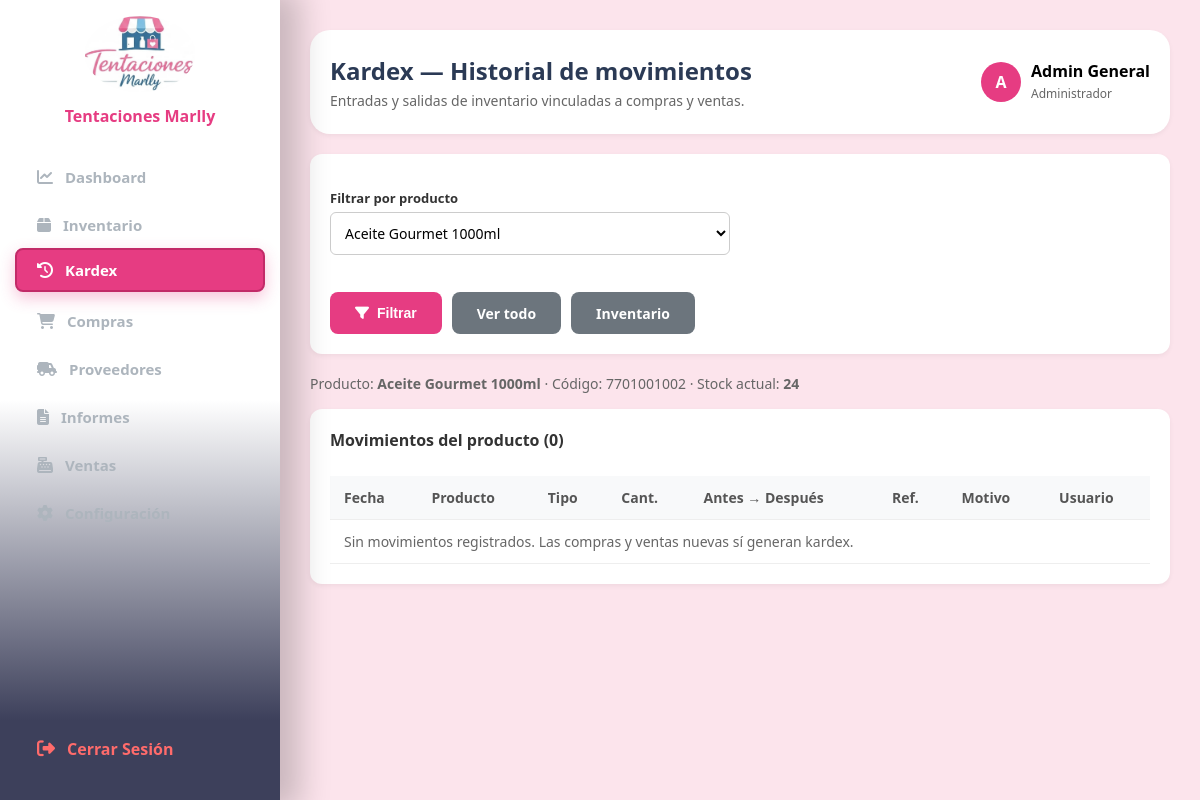
/view/kardex.php?id_producto=2 (signed in), run on the app's committed database.
### tables this page shows
CREATE TABLE IF NOT EXISTS productos (
  id_producto INT AUTO_INCREMENT PRIMARY KEY,
  codigo_barras VARCHAR(50) NULL UNIQUE,
  nombre VARCHAR(150) NOT NULL,
  descripcion TEXT NULL,
  categoria VARCHAR(80) NULL,
  precio_compra DECIMAL(12,2) NOT NULL DEFAULT 0,
  precio_venta DECIMAL(12,2) NOT NULL DEFAULT 0,
  cantidad_stock INT NOT NULL DEFAULT 0,
  stock_minimo INT NOT NULL DEFAULT 0,
  id_proveedor INT NULL,
  estado ENUM('activo','inactivo') NOT NULL DEFAULT 'activo',
  creado_en DATETIME NOT NULL DEFAULT CURRENT_TIMESTAMP,
  fecha_modificacion DATETIME NULL,
  id_usuario_modificacion INT NULL,
  CONSTRAINT fk_productos_proveedor FOREIGN KEY (id_proveedor)
    REFERENCES proveedores (id_proveedor) ON DELETE SET NULL,
  CONSTRAINT fk_productos_usuario FOREIGN KEY (id_usuario_modificacion)
    REFERENCES usuarios (id) ON DELETE SET NULL,
  INDEX idx_productos_nombre (nombre),
  INDEX idx_productos_categoria (categoria)
);

### config/Connection.php (called while the page is built, shortened)
<?php
class Connection
{
    public function __construct()
    {
        $dsn = 'mysql:host=' . DB_HOST . ';dbname=' . DB_NAME . ';charset=utf8mb4';
        $options = [
            PDO::ATTR_ERRMODE => PDO::ERRMODE_EXCEPTION,
            PDO::ATTR_DEFAULT_FETCH_MODE => PDO::FETCH_ASSOC,
            PDO::ATTR_EMULATE_PREPARES => false,
        ];
        try {
            $this->conn = new PDO($dsn, DB_USER, DB_PASS, $options);
        } catch (PDOException $e) {
            error_log('DB connection failed: ' . $e->getMessage());
            http_response_code(500);
            exit(APP_DEBUG
                ? 'Error de conexión a la base de datos. Revisa el archivo .env'
                : 'Error interno del servidor.');
        }
    }
}

### helpers/functions.php (called while the page is built, shortened)
<?php
function base_url(string $path = ''): string
{
    $path = ltrim($path, '/');
    return BASE_URL . ($path === '' ? '' : '/' . $path);
}
function e($value): string
{
    return htmlspecialchars((string) ($value ?? ''), ENT_QUOTES, 'UTF-8');
}
function get(string $key, $default = '')
{
    return $_GET[$key] ?? $default;
}

### model/producto.php (called while the page is built, shortened)
<?php
require_once __DIR__ . '/../config/Connection.php';
class Producto
{
    private PDO $db;
    public function __construct()
    {
        $this->db = (new Connection())->conn;
    }
    public function obtenerPorId(int $id)
    {
        $stmt = $this->db->prepare("SELECT * FROM productos WHERE id_producto = :id LIMIT 1");
        $stmt->execute([':id' => $id]);
        return $stmt->fetch();
    }
}

### model/movimiento.php (called while the page is built, shortened)
<?php
require_once __DIR__ . '/../config/Connection.php';
class Movimiento
{
    private PDO $db;
    public function __construct()
    {
        $this->db = (new Connection())->conn;
    }
    public function kardexPorProducto(int $idProducto, int $limite = 100): array
    {
        $stmt = $this->db->prepare(
            "SELECT m.*, u.username AS usuario
             FROM movimientos_inventario m
             LEFT JOIN usuarios u ON u.id = m.id_usuario
             WHERE m.id_producto = :p
             ORDER BY m.fecha DESC, m.id DESC LIMIT :lim"
        );
        $stmt->bindValue(':p', $idProducto, PDO::PARAM_INT);
        $stmt->bindValue(':lim', $limite, PDO::PARAM_INT);
        $stmt->execute();
        return $stmt->fetchAll();
    }
}

### view/kardex.php (the view, shortened to what this page needs)
<?php
require_once __DIR__ . '/../model/producto.php';
require_once __DIR__ . '/../model/movimiento.php';
$movModel = new Movimiento();
$idProd = (int) get('id_producto');
if ($idProd > 0) {
    $producto = (new Producto())->obtenerPorId($idProd);
    $movs = $movModel->kardexPorProducto($idProd, 200);
} else {
    $producto = null;
    $productos = (new Producto())->listar(null);
    $movs = $movModel->recientes(100);
    $titulo = 'Kardex · Historial de movimientos';
}
require __DIR__ . '/partials/head.php';
?>
<?php $tituloNavbar = 'Kardex — Historial de movimientos'; $subtituloNavbar = 'Entradas y salidas de inventario vinculadas a compras y ventas.'; require __DIR__ . '/partials/navbar.php'; ?>
<div class="crud-card">
    <form method="GET" class="form-grid">
        <div class="form-group">
            <label>Filtrar por producto</label>
            <select name="id_producto">
                <?php if ($producto === null): ?>
                    <?php foreach ($productos as $p): ?>
                        <option value="<?= e($p['id_producto']) ?>"><?= e($p['nombre']) ?> (stock <?= e($p['cantidad_stock']) ?>)</option>
                    <?php endforeach; ?>
                <?php else: ?>
                    <option value="<?= e($producto['id_producto']) ?>" selected><?= e($producto['nombre']) ?></option>
                <?php endif; ?>
            </select>
        </div>
        <div class="btn-container">
            <button type="submit" class="btn-primary"><i class="fa-solid fa-filter"></i> Filtrar</button>
            <?php if ($producto !== null): ?>
                <a class="btn-primary btn-cancel" href="<?= e(base_url('view/kardex.php')) ?>">Ver todo</a>
                <a class="btn-primary btn-cancel" href="<?= e(base_url('view/inventario.php')) ?>">Inventario</a>
            <?php endif; ?>
        </div>
    </form>
</div>
<?php if ($producto !== null): ?>
<p class="muted">
    Producto: <strong><?= e($producto['nombre']) ?></strong> ·
    Código: <?= e($producto['codigo_barras'] ?? '—') ?> ·
    Stock actual: <strong><?= e($producto['cantidad_stock']) ?></strong>
</p>
<?php endif; ?>
<div class="crud-card">
    <h3><?= $producto !== null ? 'Movimientos del producto (' . e(count($movs)) . ')' : 'Movimientos recientes (' . e(count($movs)) . ')' ?></h3>
    <div class="table-responsive">
    <table>
        <thead><tr><th>Fecha</th><th>Producto</th><th>Tipo</th><th>Cant.</th><th>Antes → Después</th><th>Ref.</th><th>Motivo</th><th>Usuario</th></tr></thead>
        <tbody>
            <?php if (empty($movs)): ?>
                <tr><td colspan="8" class="muted">Sin movimientos registrados. Las compras y ventas nuevas sí generan kardex.</td></tr>
            <?php endif; ?>
        </tbody>
    </table>
    </div>
</div>
<?php require __DIR__ . '/partials/foot.php'; ?>

### public/styles/app.css (style rules this page uses)
* { margin: 0; padding: 0; box-sizing: border-box; }
body { font-family: 'Segoe UI', sans-serif; background: #ffd8e8; min-height: 100vh; }
html:has(.sidebar), html:has(.sidebar) body { height: 100%; overflow: hidden; }
body:has(.sidebar) { display: flex; background-color: #fce4ec; height: 100vh; height: 100dvh; overflow: hidden; }
.muted { color: #666; font-size: 14px; margin-bottom: 16px; }
.content-box, .crud-card { background: #fff; padding: 20px; border-radius: 12px; box-shadow: 0 2px 5px rgba(0, 0, 0, 0.05); margin-bottom: 20px; }
.content-box h3, .crud-card h3 { font-size: 16px; margin-bottom: 15px; color: #333; }
.form-grid { display: grid; grid-template-columns: repeat(2, 1fr); gap: 15px 20px; margin-top: 15px; }
.form-group { width: 100%; margin-bottom: 12px; }
.form-group label { display: block; font-size: 13px; font-weight: 600; margin-bottom: 5px; color: #333; }
.form-group input, .form-group select { width: 100%; padding: 10px; border: 1px solid #ccc; border-radius: 6px; font-size: 14px; font-family: inherit; background: #fff; }
.btn-container { grid-column: span 2; display: flex; gap: 10px; margin-top: 10px; }
.btn-primary { background-color: #e63c82; color: #fff; padding: 0 25px; border: none; border-radius: 8px; font-weight: 600; cursor: pointer; text-decoration: none; display: inline-flex; align-items: center; justify-content: center; gap: 8px; transition: 0.3s; min-height: 42px; font-size: 14px; white-space: nowrap; }
.btn-cancel { background-color: #6c757d; }
.table-responsive { overflow-x: auto; }
table { width: 100%; border-collapse: collapse; margin-top: 10px; }
th, td { padding: 12px 14px; text-align: left; border-bottom: 1px solid #eee; font-size: 14px; }
th { background-color: #f8f9fa; color: #555; }

### data on the page
productos: id_producto "Aceite Gourmet 1000ml", nombre "Aceite Gourmet 1000ml", codigo_barras "7701001002", cantidad_stock "24"

### other printed values
$tituloNavbar "Kardex — Historial de movimientos"
$subtituloNavbar "Entradas y salidas de inventario vinculadas a compras y ventas."
mb_substr($nombreNavbar !== '' ? $nombreNavbar : '?', 0, 1) "A"
$nombreNavbar "Admin General"
$rolNavbar "Administrador"
count($movs) "0"
